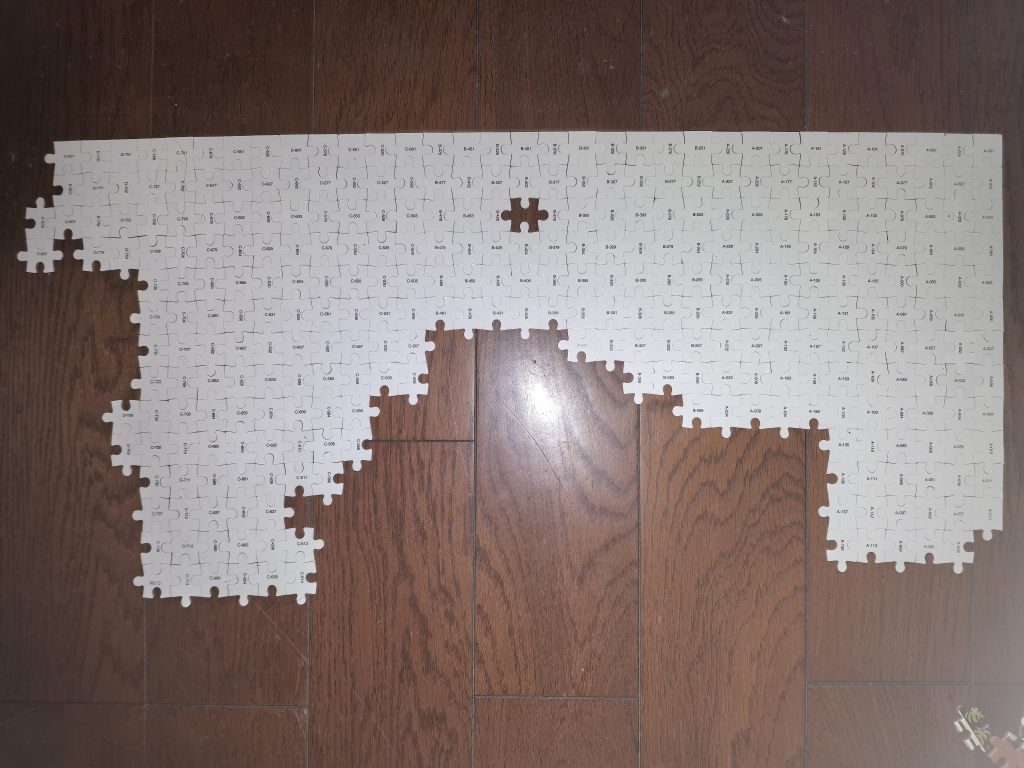
#> input picture 85889.jpg, 4096 x 3072 px (shown at 1/4 size)
$ python -i ocr_server.py   (imports and definitions only)
#> lines starting #> are read from the running program, lines starting #| are printed output that depends on the picture; after the words box and inside, x2 and y2 are one past the last pixel; in counts of white or black regions, pixels touching at a corner belong together
#> further down, picture is the input picture: shape (3072, 4096, 3); mean B, G, R 116.2, 119.7, 133.6
# -*- coding: utf-8 -*-
"""
拼图标注台 · 高精度 OCR 服务（RapidOCR / PaddleOCR ONNX 模型）

供 label/index.html（file:// 或 http）通过 HTTP 调用本机离线识别：
  GET  /health  -> {"ok":true,"engine":"rapidocr"}
  POST /ocr     -> body 三选一：
     {"img": "<dataURL 或裸 base64>"}                 页面已解码的图像
     {"file": "85892.jpg"}                            服务端直接读脚本同目录照片
     {"file": "...", "roi":{cx,cy,w,h,ang,z,pad}}     框内旋转裁剪（原图像素坐标）
                -> {"lines":[{"text","score","box":[[x,y]x4]}]}（坐标=送识别的图像像素）

file:// 页面用 <img> 直读照片时 canvas 被污染无法导出，{file} 模式让服务端
代读磁盘文件，双击打开也能享受高精度 OCR。

启动：双击 start-ocr-server.bat，或
  python ocr_server.py [端口]     （默认 8849）
依赖：pip install rapidocr opencv-python（系统 Python 已装）
"""
import base64
import json
import math
import os
import re
import sys
import threading

import numpy as np
import cv2

from http.server import BaseHTTPRequestHandler, ThreadingHTTPServer

PORT = int(sys.argv[1]) if len(sys.argv) > 1 else 8849
BASE_DIR = os.path.dirname(os.path.abspath(__file__))
_SAFE_NAME = re.compile(r"^[A-Za-z0-9_.\-]+$")   # 只允许纯文件名，防路径穿越

_ocr = None        # 主引擎：只跑 det+cls+rec 全管线。rapidocr 3.9.2 实测 bug：
_ocr_rec = None    #   对同一实例调一次 use_det=False 的 rec-only，之后全管线调用永久
_ocr_lock = threading.Lock()   #   退化成单行垃圾（不可恢复）。故 rec-only 用独立实例。
_ready = False


# [7 lines left out: function get_ocr, not called in this run]


def get_rec():
    """兜底 rec-only 专用引擎，绝不跑全管线；主引擎绝不跑 rec-only。"""
    global _ocr_rec
    if _ocr_rec is None:
        from rapidocr import RapidOCR
        _ocr_rec = RapidOCR()
    return _ocr_rec


# [14 lines left out: function warmup, not called in this run]


_NUM_HINT = re.compile(r"[A-Za-z]?\s*[-–—]?\s*\d{2,4}")


def fallback_rec(img):
    """det 兜底：白块上的淡印刷小字 PP-OCR det 常漏检（det 把白块本体误检成
    文本行，真编号反而漏掉，实测 85891 的 D-773）。改走：亮域定位块本体 →
    块内滑动横条带 → rec-only 紧凑识别（rec 对紧凑条带一喂即中，实测 0.96）。
    返回 [(text, score, bbox), ...]，bbox=块本体 (x,y,w,h)（粗定位用）。"""
    g = cv2.cvtColor(img, cv2.COLOR_BGR2GRAY)
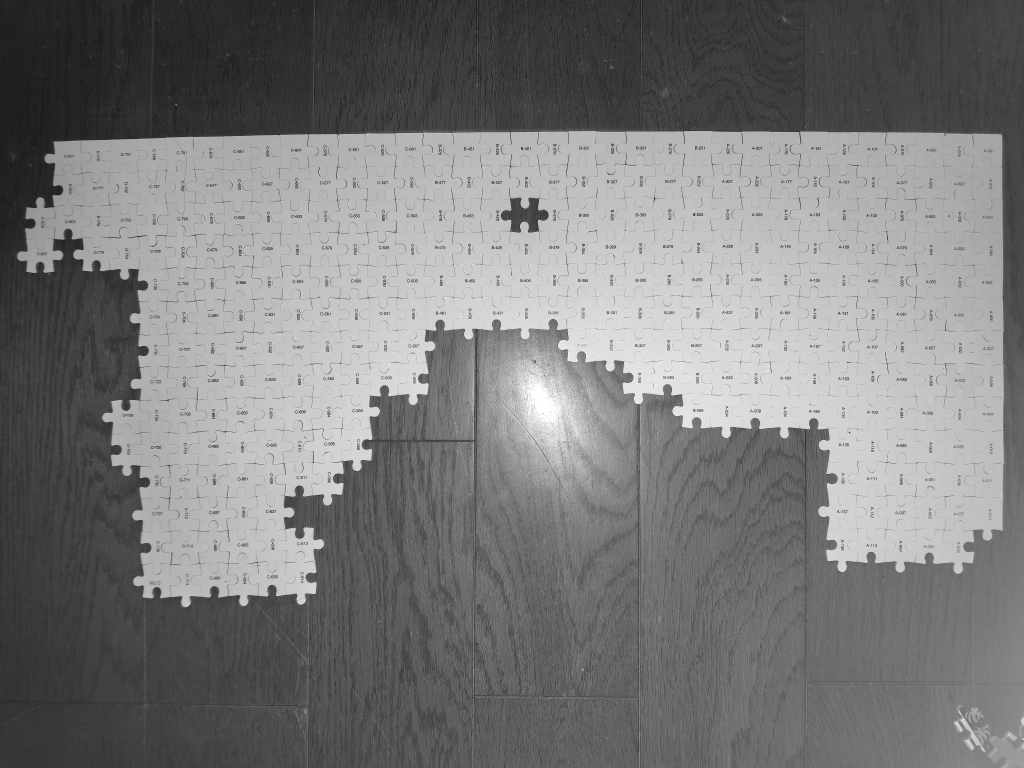
#> g: shape (3072, 4096) (shown at 1/4 size); min 0, max 255, mean 123.4
    _, bm = cv2.threshold(g, 160, 255, cv2.THRESH_BINARY)
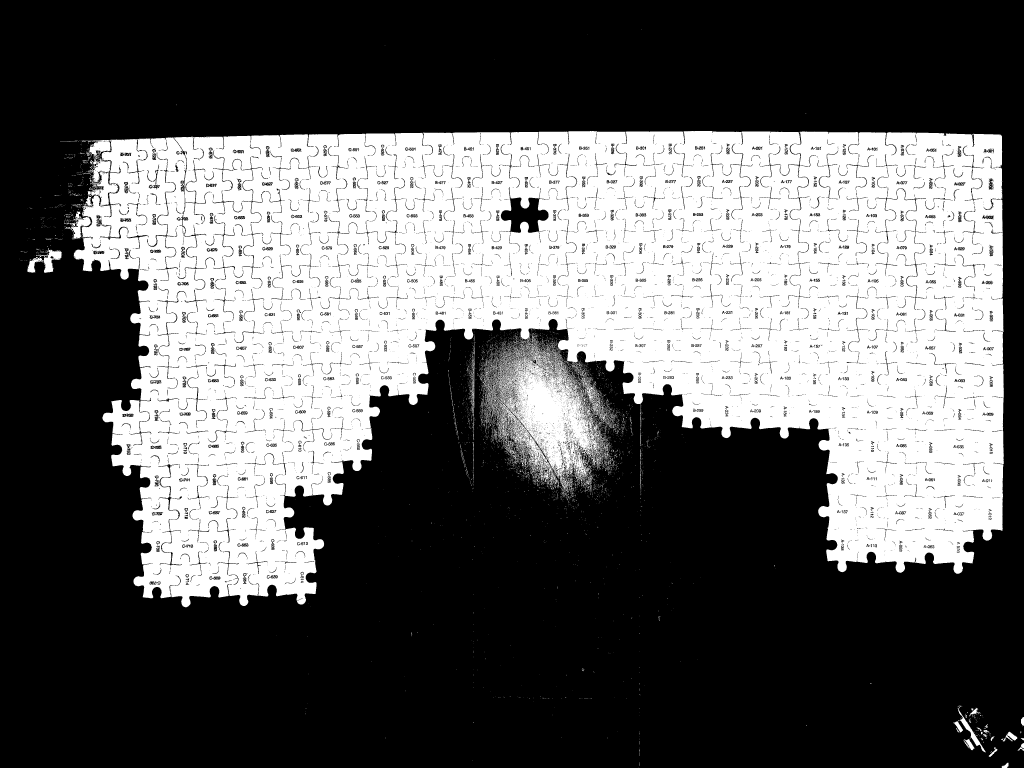
#> bm: shape (3072, 4096) (shown at 1/4 size); 37% white; 7214 white regions (6731 under 20 px), largest, box (x1, y1, x2, y2) and area: (295, 524, 4015, 2429) 4466055, (1947, 1360, 2415, 1971) 120682, (360, 688, 473, 823) 6127
    n, lab, stats, _ = cv2.connectedComponentsWithStats(bm)
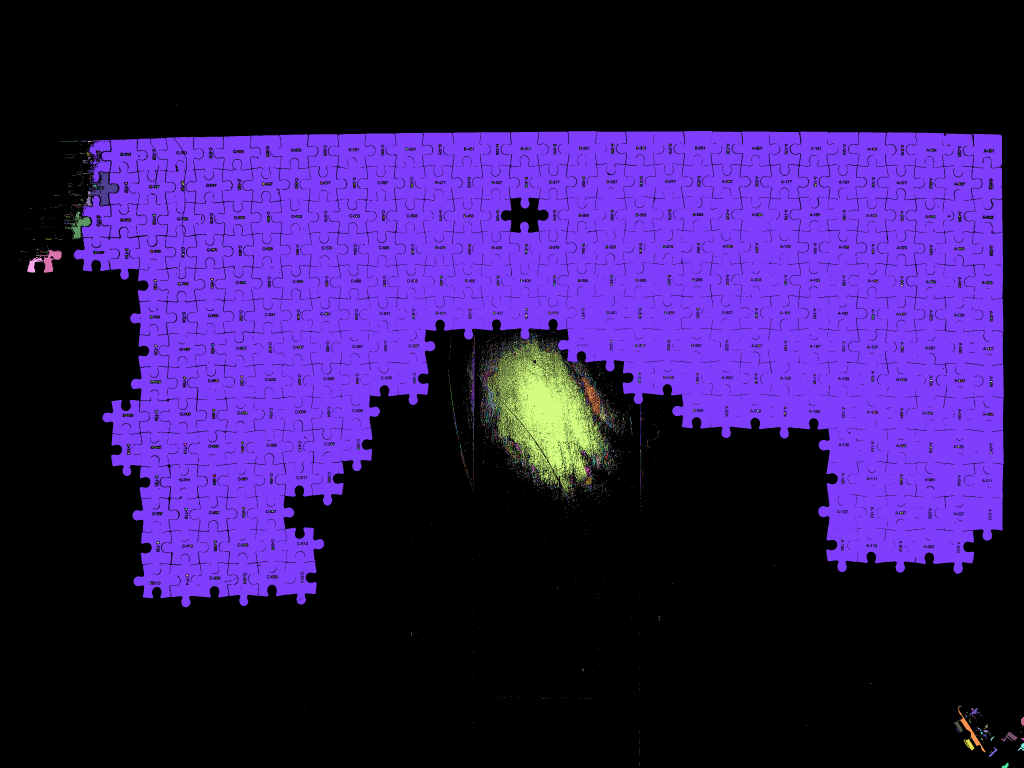
#> lab: shape (3072, 4096) int32 (shown at 1/4 size); 7215 distinct labels, from 0 to 7214; one colour per label, 0 black
#> n = 7215
    if n <= 1:
        return []
    big = 1 + int(np.argmax(stats[1:, cv2.CC_STAT_AREA]))
#> big = 7
    x, y, w, h = [int(v) for v in stats[big, :4]]
#> x = 295; y = 524; w = 3720; h = 1905
    if w < 40 or h < 40:
        return []
    bbox = (x, y, w, h)
#> bbox = (295, 524, 3720, 1905)
    bh = int(min(max(h * 0.26, 30), 130))
#> bh = 130
    bw = int(w * 0.92)
#> bw = 3422
    x0 = x + max(0, (w - bw) // 2)
#> x0 = 444
    eng = get_rec()   # rec-only 专用引擎（use_det=False 会污染主引擎）
    H, W = img.shape[:2]
    out = []
    steps = 5
    for i in range(steps):
        cy0 = y + int((h - bh) * i / (steps - 1)) if steps > 1 else y
        cy0 = max(0, min(cy0, H - bh))
        snip = img[cy0:cy0 + bh, x0:x0 + bw]
        if snip.shape[0] < 24 or snip.shape[1] < 48:
            continue
        z = max(1.0, 48.0 / snip.shape[0])
        if z > 1.0:
            snip = cv2.resize(snip, None, fx=z, fy=z, interpolation=cv2.INTER_CUBIC)
        for im in (snip, cv2.rotate(snip, cv2.ROTATE_180)):
            try:
                r = eng(im, use_det=False, use_cls=False)
            except Exception:  # noqa: BLE001
                continue
            if r.txts:
                for t, s in zip(r.txts, r.scores):
                    t = str(t).strip()
                    if t:
                        out.append((t, float(s), bbox))
    return out


# [46 lines left out: functions load_photo, crop_roi, not called in this run]


class Handler(BaseHTTPRequestHandler):
    protocol_version = "HTTP/1.1"

    # [90 lines left out: functions _cors, _json, do_OPTIONS, do_GET, do_POST, not called in this run]

    def log_message(self, fmt, *args):  # 探测请求不刷屏
        if self.path != "/health":
            sys.stderr.write("%s - %s\n" % (self.address_string(), fmt % args))


# [3 lines not run here, left out]

>>> import cv2
>>> picture = cv2.imread('../85889.jpg')
#> (the run stopped early here; a loop or call above may not have finished)
